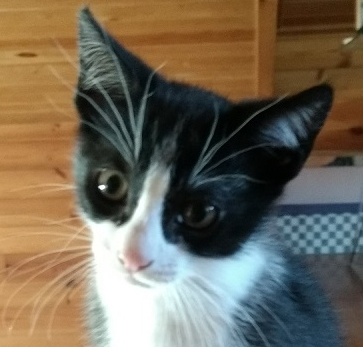
#> input picture img/cat-face.png, 363 x 347 px
$ jupyter execute 02_FILTROS.ipynb   (shell and % lines are left out)
#> lines starting #> are read from the running program, lines starting #| are printed output that depends on the picture
# Filtros en Visión Artificial
## Aplicando Filtros a  imágenes

[cell 1]
import cv2
import numpy as np
import matplotlib.pyplot as plt
###%matplotlib notebook

### Función para facilitar visualización de la imagen.

[cell 2]
def show_with_matplotlib(color_img, title, pos):
    """Shows an image using matplotlib capabilities"""

    # Convert BGR image to RGB
    img_RGB = color_img[:, :, ::-1]
    #plt.figure(figsize=(30,30))
    ax = plt.subplot(3, 3, pos)
    plt.imshow(img_RGB)
    plt.title(title)
    plt.axis('off')
    if(pos == 9):
        plt.savefig('out/Parte_4.png', dpi=600, bbox_inches='tight')

## Aplicación de Filtros Arbitrarios

[cell 3]
image = cv2.imread('img/cat-face.png')
#> image is the input picture: shape (347, 363, 3); mean B, G, R 87.1, 104.1, 114.1

# crear in objeto figura con las dimensiones adecuadas
plt.figure(figsize=(12, 6))
plt.suptitle("Técnicas de  Smoothing", fontsize=14, fontweight='bold')

# Creamos el kernel para el suavizado de la imagen
# En este caso se crea un kernel (10,10)
kernel_averaging_10_10 = np.ones((10, 10), np.float32) / 100

# kernel_averaging_5_5 = np.ones((5, 5), np.float32)/25
kernel_averaging_5_5 = np.array([[0.04, 0.04, 0.04, 0.04, 0.04],
                                 [0.04, 0.04, 0.04, 0.04, 0.04],
                                 [0.04, 0.04, 0.04, 0.04, 0.04],
                                 [0.04, 0.04, 0.04, 0.04, 0.04],
                                 [0.04, 0.04, 0.04, 0.04, 0.04]])

print("kernel: {}".format(kernel_averaging_5_5))

# La funcioón cv2.filter2D() aplica el filtro lineal arbitrario
smooth_image_f2D_5_5 = cv2.filter2D(image, -1, kernel_averaging_5_5)
smooth_image_f2D_10_10 = cv2.filter2D(image, -1, kernel_averaging_10_10)
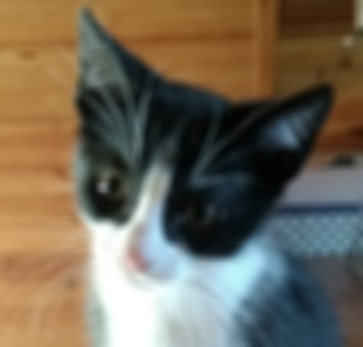
#> smooth_image_f2D_10_10: shape (347, 363, 3); mean B, G, R 87, 104.1, 114.2


plt.subplot(131)
# Mostrar la imagen con matplotlib:
plt.imshow(image[:, :, ::-1])
plt.title("Original")
plt.subplot(132)
# Mostrar la imagen con matplotlib:
plt.imshow(smooth_image_f2D_5_5[:, :, ::-1])
plt.title("5x5")
plt.subplot(133)
# Mostrar la imagen con matplotlib:
plt.imshow(smooth_image_f2D_10_10[:, :, ::-1])
plt.title("10x10")
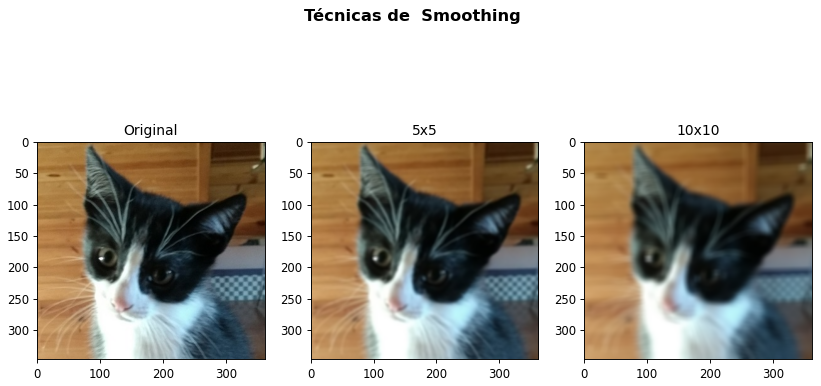
#> figure drawn by matplotlib, 3 panels

## Aplicación de Filtros de OpenCV

[cell 4]
# La funcion cv2.blur() suaviza una imagen utilizando un box fitler.
smooth_image_b = cv2.blur(image, (10, 10))

[cell 5]
# Cuando el parámtero normalize de la función  de la  boxFilter se declara en true,
# cv2.filter2D() y cv2.boxFilter() ejecutan la misma operación
smooth_image_bfi = cv2.boxFilter(image, -1, (10, 10), normalize=True)

[cell 6]
# La función cv2.GaussianBlur()aplica una convolución en la imagen de fuente
# Este kernel se puede controlar usando los paramétros (kernel size),
# la desviación estandar y la dirección del kernel gaussiano

smooth_image_gb = cv2.GaussianBlur(image, (9, 9), 0)

[cell 7]
# Esta función cv2.medianBlur(),difumina la imagen con el kernel
#cv2.medianBlur(src, ksize[, dst])
# ksize – aperture linear size; it must be odd and greater than 1, for example: 3, 5, 7

smooth_image_mb = cv2.medianBlur(image, 9)

[cell 8]
# Esta función cv2.bilateralFilter() puede ser aplicada a la entrada
# Reducción de ruido
#https://docs.opencv.org/4.5.2/d4/d86/group__imgproc__filter.html#ga9d7064d478c95d60003cf839430737ed
smooth_image_bf = cv2.bilateralFilter(image, 5, 10, 10)
smooth_image_bf_2 = cv2.bilateralFilter(image, 9, 200, 200)

## Graficando los Resultados

[cell 9]
# Graficar las  images:
show_with_matplotlib(image, "original", 1)
show_with_matplotlib(smooth_image_f2D_5_5, "cv2.filter2D() (5,5) kernel", 2)
show_with_matplotlib(smooth_image_f2D_10_10, "cv2.filter2D() (10,10) kernel", 3)
show_with_matplotlib(smooth_image_b, "cv2.blur()", 4)
show_with_matplotlib(smooth_image_bfi, "cv2.boxFilter()", 5)
show_with_matplotlib(smooth_image_gb, "cv2.GaussianBlur()", 6)
show_with_matplotlib(smooth_image_mb, "cv2.medianBlur()", 7)
show_with_matplotlib(smooth_image_bf, "cv2.bilateralFilter() - small values", 8)
show_with_matplotlib(smooth_image_bf_2, "cv2.bilateralFilter() - big values", 9)
